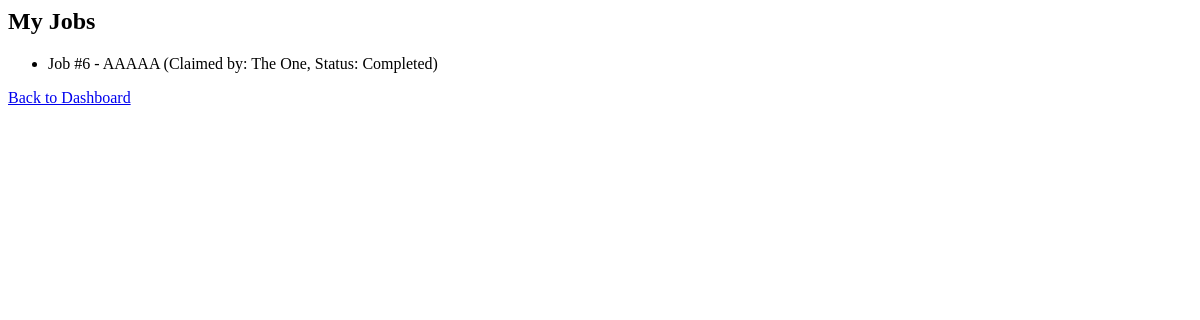
/dashboard/client/jobs (signed in), run on an earlier commit of the app's database.
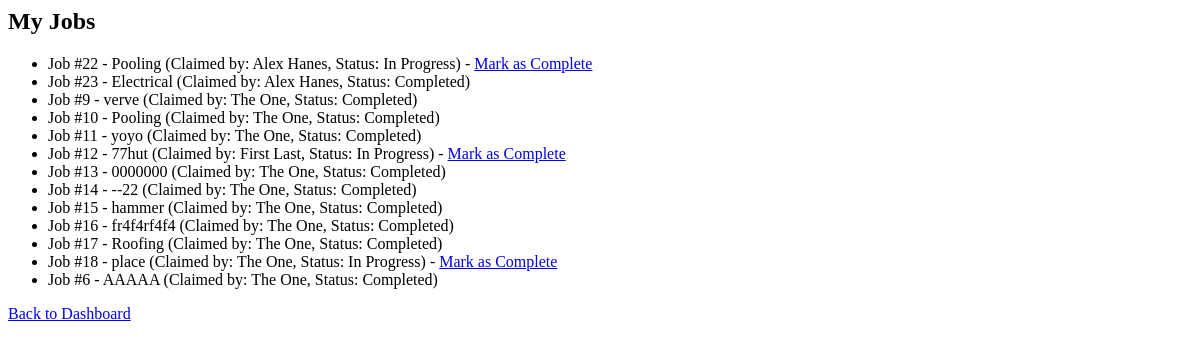
And on a later commit of the database.
### tables this page shows
CREATE TABLE Job_Request (
        jobID INTEGER PRIMARY KEY AUTOINCREMENT,
        clientID INTEGER NOT NULL,
        contractorID INTEGER,
        companyID INTEGER,
        service TEXT,
        status TEXT CHECK(status IN ('Pending', 'In Progress', 'Completed', 'Cancelled')) DEFAULT 'Pending',
        date_posted DATE NOT NULL,
        date_fulfilled DATE, client_approval TEXT CHECK(client_approval IN ('Pending','Approved','Denied')) DEFAULT 'Pending',
        FOREIGN KEY(clientID) REFERENCES Client(clientID),
        FOREIGN KEY(contractorID) REFERENCES Contractor(contractorID),
        FOREIGN KEY(companyID) REFERENCES Company(companyID)
    );

### app.py (the view)
@app.route("/dashboard/client/jobs")
def client_jobs():
    if session.get("role") != "client":
        return "Access denied", 403
    client_id = get_client_id(session["user_id"])
    conn = get_db()
    cur = conn.cursor()
    cur.execute("""
        SELECT jr.*, c.name AS companyName, ctr.firstName || ' ' || ctr.lastName AS contractorName
        FROM Job_Request jr
        LEFT JOIN Company c ON jr.companyID = c.companyID
        LEFT JOIN Contractor ctr ON jr.contractorID = ctr.contractorID
        WHERE jr.clientID=?
        ORDER BY jr.date_posted DESC
    """, (client_id,))
    jobs = cur.fetchall()
    conn.close()
    return render_template("client_jobs.html", jobs=jobs)

### app.py (called while the page is built)
def get_db():
    conn = sqlite3.connect(DB_FILE)
    conn.row_factory = sqlite3.Row
    return conn

def get_client_id(user_id):
    conn = get_db()
    cur = conn.cursor()
    cur.execute("SELECT clientID FROM Client WHERE userID=?", (user_id,))
    row = cur.fetchone()
    conn.close()
    return row["clientID"] if row else None

### templates/client_jobs.html
<h2>My Jobs</h2>
<ul>
  {% for job in jobs %}
    <li>
      Job #{{ job.jobID }} - {{ job.service }}
      {% if job.contractorName %}
        (Claimed by: {{ job.contractorName }}, Status: {{ job.status }})
        {% if job.status != 'Completed' %}
          - <a href="{{ url_for('client_approval', job_id=job.jobID) }}">Mark as Complete</a>
        {% endif %}
      {% else %}
        (Unclaimed)
      {% endif %}
    </li>
  {% else %}
    <li>You haven't posted any jobs yet.</li>
  {% endfor %}
</ul>
<p><a href="{{ url_for('client_dashboard') }}">Back to Dashboard</a></p>

What changed in the data, as far as the page shows it:
added Job_Request: jobID "22", service "Pooling", contractorName "Alex Hanes", status "In Progress"
added Job_Request: jobID "23", service "Electrical", contractorName "Alex Hanes", status "Completed"
added Job_Request: jobID "9", service "verve", contractorName "The One", status "Completed"
added Job_Request: jobID "10", service "Pooling", contractorName "The One", status "Completed"
added Job_Request: jobID "11", service "yoyo", contractorName "The One", status "Completed"
added Job_Request: jobID "12", service "77hut", contractorName "First Last", status "In Progress"
added Job_Request: jobID "13", service "0000000", contractorName "The One", status "Completed"
added Job_Request: jobID "14", service "--22", contractorName "The One", status "Completed"
added Job_Request: jobID "15", service "hammer", contractorName "The One", status "Completed"
added Job_Request: jobID "16", service "fr4f4rf4f4", contractorName "The One", status "Completed"
added Job_Request: jobID "17", service "Roofing", contractorName "The One", status "Completed"
added Job_Request: jobID "18", service "place", contractorName "The One", status "In Progress"
